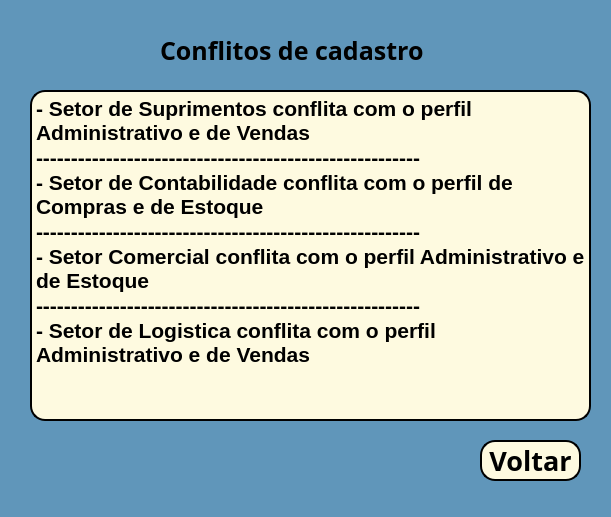
<?xml version="1.0" encoding="UTF-8"?>
<ui version="4.0">
 <class>MainWindow</class>
 <widget class="QMainWindow" name="MainWindow">
  <property name="geometry">
   <rect>
    <x>0</x>
    <y>0</y>
    <width>611</width>
    <height>517</height>
   </rect>
  </property>
  <property name="windowTitle">
   <string>MainWindow</string>
  </property>
  <property name="styleSheet">
   <string notr="true">background-color: rgb(96, 150, 186);</string>
  </property>
  <widget class="QWidget" name="centralwidget">
   <widget class="QWidget" name="widget" native="true">
    <property name="geometry">
     <rect>
      <x>0</x>
      <y>-10</y>
      <width>631</width>
      <height>551</height>
     </rect>
    </property>
    <property name="styleSheet">
     <string notr="true">background-color: rgb(96, 150, 186);</string>
    </property>
    <widget class="QLabel" name="label">
     <property name="geometry">
      <rect>
       <x>160</x>
       <y>30</y>
       <width>301</width>
       <height>61</height>
      </rect>
     </property>
     <property name="font">
      <font>
       <family>Arial Black</family>
       <pointsize>19</pointsize>
       <weight>75</weight>
       <bold>true</bold>
      </font>
     </property>
     <property name="text">
      <string>Conflitos de cadastro</string>
     </property>
    </widget>
    <widget class="QPushButton" name="sair">
     <property name="geometry">
      <rect>
       <x>480</x>
       <y>450</y>
       <width>101</width>
       <height>41</height>
      </rect>
     </property>
     <property name="palette">
      <palette>
       <active>
        <colorrole role="WindowText">
         <brush brushstyle="SolidPattern">
          <color alpha="255">
           <red>0</red>
           <green>0</green>
           <blue>0</blue>
          </color>
         </brush>
        </colorrole>
        <colorrole role="Button">
         <brush brushstyle="SolidPattern">
          <color alpha="255">
           <red>254</red>
           <green>250</green>
           <blue>224</blue>
          </color>
         </brush>
        </colorrole>
        <colorrole role="Text">
         <brush brushstyle="SolidPattern">
          <color alpha="255">
           <red>0</red>
           <green>0</green>
           <blue>0</blue>
          </color>
         </brush>
        </colorrole>
        <colorrole role="ButtonText">
         <brush brushstyle="SolidPattern">
          <color alpha="255">
           <red>0</red>
           <green>0</green>
           <blue>0</blue>
          </color>
         </brush>
        </colorrole>
        <colorrole role="Base">
         <brush brushstyle="SolidPattern">
          <color alpha="255">
           <red>254</red>
           <green>250</green>
           <blue>224</blue>
          </color>
         </brush>
        </colorrole>
        <colorrole role="Window">
         <brush brushstyle="SolidPattern">
          <color alpha="255">
           <red>254</red>
           <green>250</green>
           <blue>224</blue>
          </color>
         </brush>
        </colorrole>
        <colorrole role="PlaceholderText">
         <brush brushstyle="NoBrush">
          <color alpha="128">
           <red>0</red>
           <green>0</green>
           <blue>0</blue>
          </color>
         </brush>
        </colorrole>
       </active>
       <inactive>
        <colorrole role="WindowText">
         <brush brushstyle="SolidPattern">
          <color alpha="255">
           <red>0</red>
           <green>0</green>
           <blue>0</blue>
          </color>
         </brush>
        </colorrole>
        <colorrole role="Button">
         <brush brushstyle="SolidPattern">
          <color alpha="255">
           <red>254</red>
           <green>250</green>
           <blue>224</blue>
          </color>
         </brush>
        </colorrole>
        <colorrole role="Text">
         <brush brushstyle="SolidPattern">
          <color alpha="255">
           <red>0</red>
           <green>0</green>
           <blue>0</blue>
          </color>
         </brush>
        </colorrole>
        <colorrole role="ButtonText">
         <brush brushstyle="SolidPattern">
          <color alpha="255">
           <red>0</red>
           <green>0</green>
           <blue>0</blue>
          </color>
         </brush>
        </colorrole>
        <colorrole role="Base">
         <brush brushstyle="SolidPattern">
          <color alpha="255">
           <red>254</red>
           <green>250</green>
           <blue>224</blue>
          </color>
         </brush>
        </colorrole>
        <colorrole role="Window">
         <brush brushstyle="SolidPattern">
          <color alpha="255">
           <red>254</red>
           <green>250</green>
           <blue>224</blue>
          </color>
         </brush>
        </colorrole>
        <colorrole role="PlaceholderText">
         <brush brushstyle="NoBrush">
          <color alpha="128">
           <red>0</red>
           <green>0</green>
           <blue>0</blue>
          </color>
         </brush>
        </colorrole>
       </inactive>
       <disabled>
        <colorrole role="WindowText">
         <brush brushstyle="SolidPattern">
          <color alpha="255">
           <red>0</red>
           <green>0</green>
           <blue>0</blue>
          </color>
         </brush>
        </colorrole>
        <colorrole role="Button">
         <brush brushstyle="SolidPattern">
          <color alpha="255">
           <red>254</red>
           <green>250</green>
           <blue>224</blue>
          </color>
         </brush>
        </colorrole>
        <colorrole role="Text">
         <brush brushstyle="SolidPattern">
          <color alpha="255">
           <red>0</red>
           <green>0</green>
           <blue>0</blue>
          </color>
         </brush>
        </colorrole>
        <colorrole role="ButtonText">
         <brush brushstyle="SolidPattern">
          <color alpha="255">
           <red>0</red>
           <green>0</green>
           <blue>0</blue>
          </color>
         </brush>
        </colorrole>
        <colorrole role="Base">
         <brush brushstyle="SolidPattern">
          <color alpha="255">
           <red>254</red>
           <green>250</green>
           <blue>224</blue>
          </color>
         </brush>
        </colorrole>
        <colorrole role="Window">
         <brush brushstyle="SolidPattern">
          <color alpha="255">
           <red>254</red>
           <green>250</green>
           <blue>224</blue>
          </color>
         </brush>
        </colorrole>
        <colorrole role="PlaceholderText">
         <brush brushstyle="NoBrush">
          <color alpha="128">
           <red>0</red>
           <green>0</green>
           <blue>0</blue>
          </color>
         </brush>
        </colorrole>
       </disabled>
      </palette>
     </property>
     <property name="font">
      <font>
       <family>Arial Black</family>
       <pointsize>20</pointsize>
       <weight>75</weight>
       <bold>true</bold>
      </font>
     </property>
     <property name="autoFillBackground">
      <bool>false</bool>
     </property>
     <property name="styleSheet">
      <string notr="true">border-radius: 15px;
color: rgb(0, 0, 0);
border-color: rgb(0, 0, 0);
border-style: outset;
border-width: 2px;
background-color: rgb(254, 250, 224);</string>
     </property>
     <property name="text">
      <string>Voltar</string>
     </property>
    </widget>
    <widget class="QTextBrowser" name="textBrowser">
     <property name="geometry">
      <rect>
       <x>30</x>
       <y>100</y>
       <width>561</width>
       <height>331</height>
      </rect>
     </property>
     <property name="styleSheet">
      <string notr="true">border-radius: 15px;
border-color: rgb(0, 0, 0);
border-style: outset;
border-width: 2px;
background-color: rgb(254, 250, 224);
color: rgb(0, 0, 0);</string>
     </property>
     <property name="html">
      <string>&lt;!DOCTYPE HTML PUBLIC &quot;-//W3C//DTD HTML 4.0//EN&quot; &quot;http://www.w3.org/TR/REC-html40/strict.dtd&quot;&gt;
&lt;html&gt;&lt;head&gt;&lt;meta name=&quot;qrichtext&quot; content=&quot;1&quot; /&gt;&lt;style type=&quot;text/css&quot;&gt;
p, li { white-space: pre-wrap; }
&lt;/style&gt;&lt;/head&gt;&lt;body style=&quot; font-family:'MS Shell Dlg 2'; font-size:8.25pt; font-weight:400; font-style:normal;&quot;&gt;
&lt;p style=&quot; margin-top:0px; margin-bottom:0px; margin-left:0px; margin-right:0px; -qt-block-indent:0; text-indent:0px;&quot;&gt;&lt;span style=&quot; font-size:16pt; font-weight:600;&quot;&gt;- Setor de Suprimentos conflita com o perfil Administrativo e de Vendas&lt;/span&gt;&lt;/p&gt;
&lt;p style=&quot; margin-top:0px; margin-bottom:0px; margin-left:0px; margin-right:0px; -qt-block-indent:0; text-indent:0px;&quot;&gt;&lt;span style=&quot; font-size:16pt; font-weight:600;&quot;&gt;-------------------------------------------------------&lt;/span&gt;&lt;/p&gt;
&lt;p style=&quot; margin-top:0px; margin-bottom:0px; margin-left:0px; margin-right:0px; -qt-block-indent:0; text-indent:0px;&quot;&gt;&lt;span style=&quot; font-size:16pt; font-weight:600;&quot;&gt;- Setor de Contabilidade conflita com o perfil de Compras e de Estoque&lt;/span&gt;&lt;/p&gt;
&lt;p style=&quot; margin-top:0px; margin-bottom:0px; margin-left:0px; margin-right:0px; -qt-block-indent:0; text-indent:0px;&quot;&gt;&lt;span style=&quot; font-size:16pt; font-weight:600;&quot;&gt;-------------------------------------------------------&lt;/span&gt;&lt;/p&gt;
&lt;p style=&quot; margin-top:0px; margin-bottom:0px; margin-left:0px; margin-right:0px; -qt-block-indent:0; text-indent:0px;&quot;&gt;&lt;span style=&quot; font-size:16pt; font-weight:600;&quot;&gt;- Setor Comercial conflita com o perfil Administrativo e de Estoque&lt;/span&gt;&lt;/p&gt;
&lt;p style=&quot; margin-top:0px; margin-bottom:0px; margin-left:0px; margin-right:0px; -qt-block-indent:0; text-indent:0px;&quot;&gt;&lt;span style=&quot; font-size:16pt; font-weight:600;&quot;&gt;-------------------------------------------------------&lt;/span&gt;&lt;/p&gt;
&lt;p style=&quot; margin-top:0px; margin-bottom:0px; margin-left:0px; margin-right:0px; -qt-block-indent:0; text-indent:0px;&quot;&gt;&lt;span style=&quot; font-size:16pt; font-weight:600;&quot;&gt;- Setor de Logistica conflita com o perfil Administrativo e de Vendas&lt;/span&gt;&lt;/p&gt;&lt;/body&gt;&lt;/html&gt;</string>
     </property>
    </widget>
   </widget>
  </widget>
  <widget class="QStatusBar" name="statusbar"/>
 </widget>
 <resources/>
 <connections/>
</ui>
